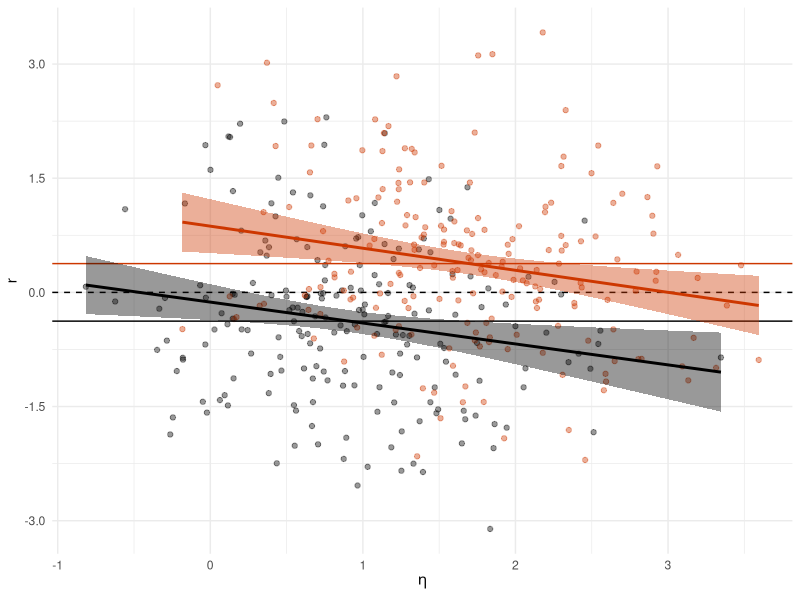
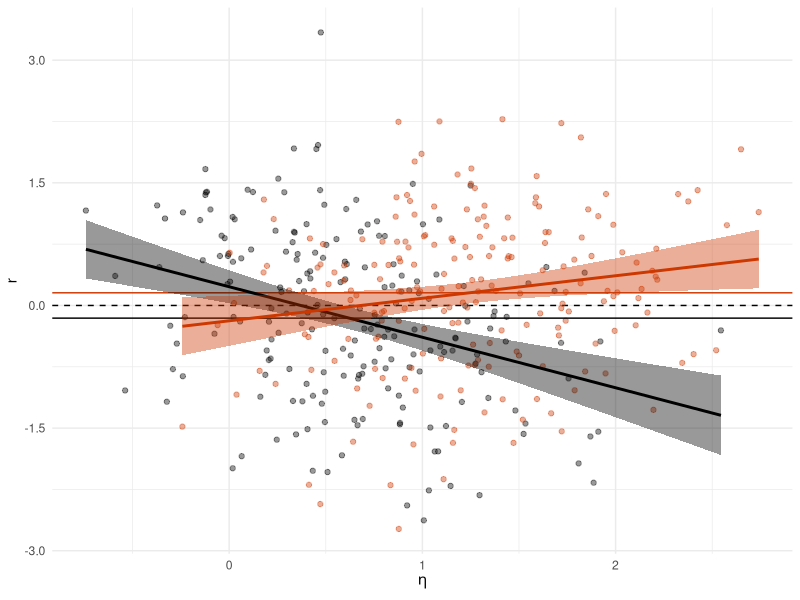
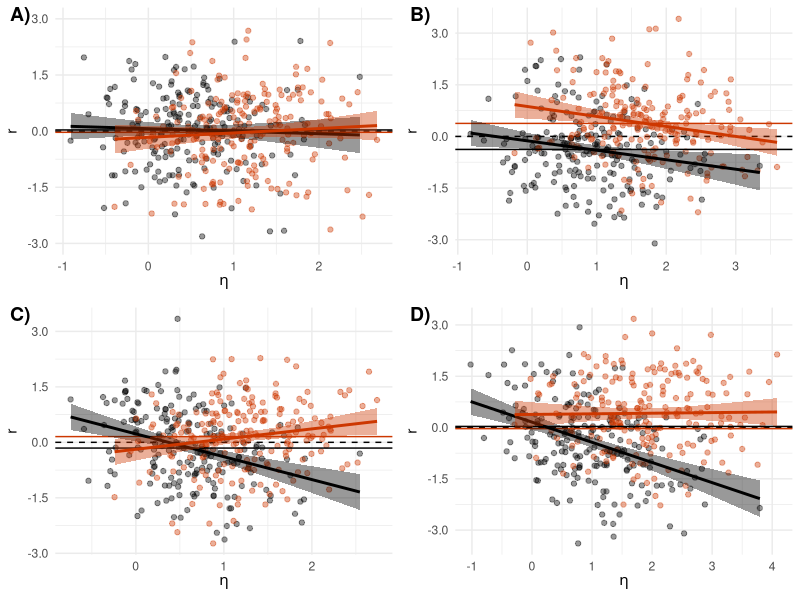
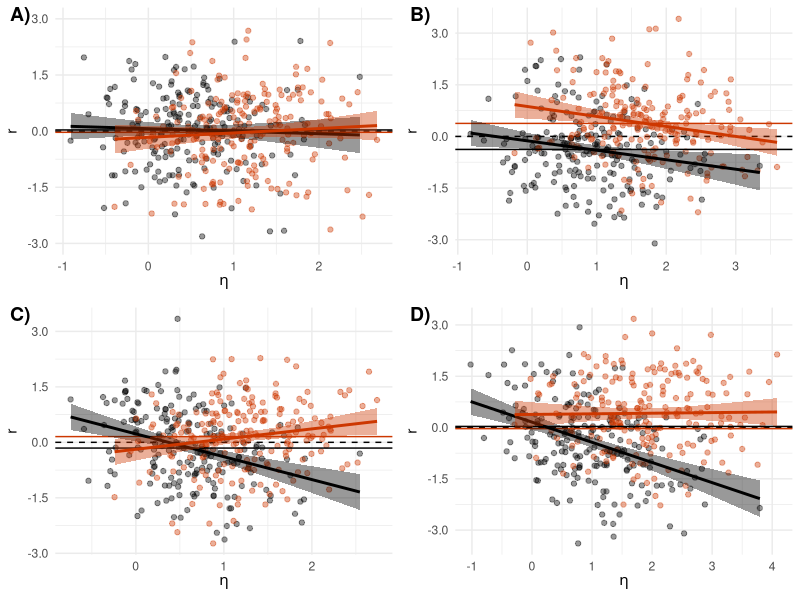
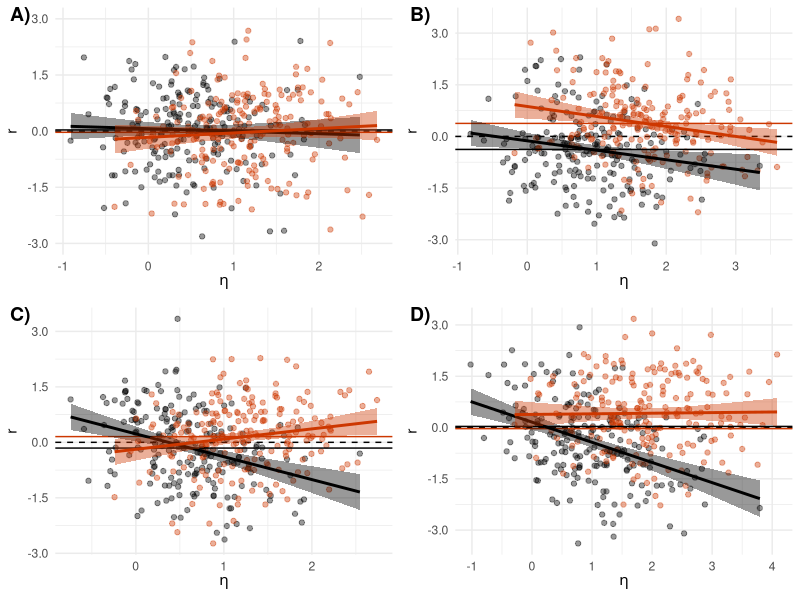

Here is the R script that generated these plots, in order:
library(ggplot2)
library(ggpubr)
library(here)
set.seed(123)
n = 400
envir = rep(1:2, each = n/2)
eta = c(rnorm(n/2), rnorm(n/2, 1))

# full measurement invariance
Y1 = 0.6 * eta + rnorm(n, 0.5)
#plot(eta, Y1, col = envir, xlab = expression(eta), ylab = expression(Y[1]))
#plot(lm(Y1 ~ eta), which = 1, col = envir)
df1 = data.frame(x = predict(lm(Y1 ~ eta)),
                 y = resid(lm(Y1 ~ eta)),
                 envir = as.factor(envir))
p1 = ggplot(df1, aes(x = x, y = y, color = envir, fill = envir)) + 
  geom_hline(yintercept = 0, linetype = "dashed") +
  geom_point(alpha = 0.4, show.legend = F) +
  geom_hline(yintercept = sapply(unique(df1$envir), function(i) mean(df1$y[df1$envir == i])),
             color = c("black", "orangered3")) +
  geom_smooth(method = "lm", show.legend = F) + 
  scale_color_manual(values = c("black", "orangered3")) +
  scale_fill_manual(values = c("black", "orangered3")) +
  scale_x_continuous(breaks = seq(-1, 4, 1)) + 
  scale_y_continuous(limits = c(-3, 3), breaks = seq(-3, 3, 1.5)) + 
  labs(x = expression(eta),
       y = expression(r)) + 
  theme_minimal()

# unequal taus
Y2 = (envir == 2)*0.9 + 0.6 * eta + rnorm(n, 0.5)
#plot(eta, Y2, col = envir, xlab = expression(eta), ylab = expression(Y[1]))
df2 = data.frame(x = predict(lm(Y2 ~ eta)),
                 y = resid(lm(Y2 ~ eta)),
                 envir = as.factor(envir))
p2 = ggplot(df2, aes(x = x, y = y, color = envir, fill = envir)) + 
  geom_hline(yintercept = 0, linetype = "dashed") +
  geom_point(alpha = 0.4, show.legend = F) +
  geom_hline(yintercept = sapply(unique(df2$envir), function(i) mean(df2$y[df2$envir == i])),
             color = c("black", "orangered3")) +  
  geom_smooth(method = "lm", show.legend = F) + 
  scale_color_manual(values = c("black", "orangered3")) +
  scale_fill_manual(values = c("black", "orangered3")) +
  scale_x_continuous(breaks = seq(-1, 4, 1)) + 
  scale_y_continuous(breaks = seq(-3, 3, 1.5)) + 
  labs(x = expression(eta),
       y = expression(r)) + 
  theme_minimal()
p2

# unequal lambdas
Y3 = (0.3+(envir == 2)*0.5) * eta + rnorm(n, 0.5)
#plot(eta, Y3, col = envir, xlab = expression(eta), ylab = expression(Y[3]))
df3 = data.frame(x = predict(lm(Y3 ~ eta)),
                 y = resid(lm(Y3 ~ eta)),
                 envir = as.factor(envir))
p3 = ggplot(df3, aes(x = x, y = y, color = envir, fill = envir)) + 
  geom_hline(yintercept = 0, linetype = "dashed") +
  geom_point(alpha = 0.4, show.legend = F) +
  geom_hline(yintercept = sapply(unique(df3$envir), function(i) mean(df3$y[df3$envir == i])),
             color = c("black", "orangered3")) +
  geom_smooth(method = "lm", show.legend = F) + 
  scale_color_manual(values = c("black", "orangered3")) +
  scale_fill_manual(values = c("black", "orangered3")) +
  scale_x_continuous(breaks = seq(-1, 4, 1)) + 
  scale_y_continuous(breaks = seq(-3, 3, 1.5)) + 
  labs(x = expression(eta),
       y = expression(r)) + 
  theme_minimal()
p3

# unequal lambdas & taus
Y4 = (envir == 2)*0.9 + (0.3+(envir == 2)*0.5) * eta + rnorm(n, 0.5)
#plot(eta, Y4, col = envir, xlab = expression(eta), ylab = expression(Y[4]))
df4 = data.frame(x = predict(lm(Y4 ~ eta)),
                 y = resid(lm(Y4 ~ eta)),
                 envir = as.factor(envir))
p4 = ggplot(df4, aes(x = x, y = y, color = envir, fill = envir)) + 
  geom_hline(yintercept = 0, linetype = "dashed") +
  geom_point(alpha = 0.4, show.legend = F) +
  geom_hline(yintercept = sapply(unique(df1$envir), function(i) mean(df1$y[df1$envir == i])),
             color = c("black", "orangered3")) +
  geom_smooth(method = "lm", show.legend = F) + 
  scale_color_manual(values = c("black", "orangered3")) +
  scale_fill_manual(values = c("black", "orangered3")) +
  scale_x_continuous(breaks = seq(-1, 4, 1)) + 
  scale_y_continuous(breaks = seq(-3, 3, 1.5)) + 
  labs(x = expression(eta),
       y = expression(r)) + 
  theme_minimal()

# save
ggarrange(p1, p2, p3, p4,
          labels = c("A)", "B)", "C)", "D)"),
          ncol = 2, nrow = 2, align = "hv")

ggsave(here("figures", "Proposal_Motivating2.pdf"), width = 7, height = 5)
ggsave(paste0("~/Dropbox/Apps/Overleaf/MA_MeasurementEquivalence/figures/Proposal_Motivating2.pdf"), width = 7, height = 5)
